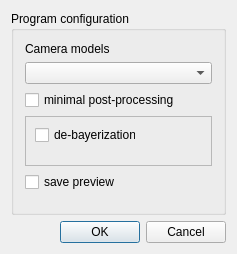
<?xml version="1.0" encoding="UTF-8"?>
<ui version="4.0">
 <class>configwndClass</class>
 <widget class="QDialog" name="configwndClass">
  <property name="geometry">
   <rect>
    <x>0</x>
    <y>0</y>
    <width>237</width>
    <height>254</height>
   </rect>
  </property>
  <property name="maximumSize">
   <size>
    <width>380</width>
    <height>380</height>
   </size>
  </property>
  <property name="windowTitle">
   <string>configwnd</string>
  </property>
  <layout class="QGridLayout" name="gridLayout">
   <item row="0" column="0" colspan="3">
    <widget class="QGroupBox" name="groupBox">
     <property name="enabled">
      <bool>true</bool>
     </property>
     <property name="title">
      <string>Program configuration</string>
     </property>
     <layout class="QGridLayout" name="gridLayout_2">
      <item row="5" column="0">
       <spacer name="verticalSpacer">
        <property name="orientation">
         <enum>Qt::Vertical</enum>
        </property>
        <property name="sizeHint" stdset="0">
         <size>
          <width>20</width>
          <height>68</height>
         </size>
        </property>
       </spacer>
      </item>
      <item row="2" column="0">
       <widget class="QCheckBox" name="checkBox_MinimalColorProcessing">
        <property name="text">
         <string>minimal post-processing</string>
        </property>
       </widget>
      </item>
      <item row="0" column="0">
       <widget class="QLabel" name="label">
        <property name="text">
         <string>Camera models</string>
        </property>
       </widget>
      </item>
      <item row="1" column="0">
       <widget class="QComboBox" name="comboBox_CameraList"/>
      </item>
      <item row="3" column="0">
       <widget class="QFrame" name="frame_Postprocessing">
        <property name="minimumSize">
         <size>
          <width>0</width>
          <height>50</height>
         </size>
        </property>
        <property name="frameShape">
         <enum>QFrame::StyledPanel</enum>
        </property>
        <property name="frameShadow">
         <enum>QFrame::Plain</enum>
        </property>
        <property name="midLineWidth">
         <number>1</number>
        </property>
        <widget class="QCheckBox" name="checkBox_Debayerization">
         <property name="geometry">
          <rect>
           <x>10</x>
           <y>10</y>
           <width>101</width>
           <height>18</height>
          </rect>
         </property>
         <property name="text">
          <string>de-bayerization</string>
         </property>
        </widget>
       </widget>
      </item>
      <item row="4" column="0">
       <widget class="QCheckBox" name="checkBox_SavePreview">
        <property name="text">
         <string>save preview</string>
        </property>
       </widget>
      </item>
     </layout>
    </widget>
   </item>
   <item row="1" column="0">
    <spacer name="horizontalSpacer">
     <property name="orientation">
      <enum>Qt::Horizontal</enum>
     </property>
     <property name="sizeHint" stdset="0">
      <size>
       <width>48</width>
       <height>20</height>
      </size>
     </property>
    </spacer>
   </item>
   <item row="1" column="1">
    <widget class="QPushButton" name="pushButton_OK">
     <property name="text">
      <string>OK</string>
     </property>
    </widget>
   </item>
   <item row="1" column="2">
    <widget class="QPushButton" name="pushButton_Cancel">
     <property name="text">
      <string>Cancel</string>
     </property>
    </widget>
   </item>
  </layout>
 </widget>
 <layoutdefault spacing="6" margin="11"/>
 <tabstops>
  <tabstop>comboBox_CameraList</tabstop>
  <tabstop>checkBox_MinimalColorProcessing</tabstop>
  <tabstop>checkBox_Debayerization</tabstop>
  <tabstop>checkBox_SavePreview</tabstop>
  <tabstop>pushButton_OK</tabstop>
  <tabstop>pushButton_Cancel</tabstop>
 </tabstops>
 <resources/>
 <connections/>
</ui>
